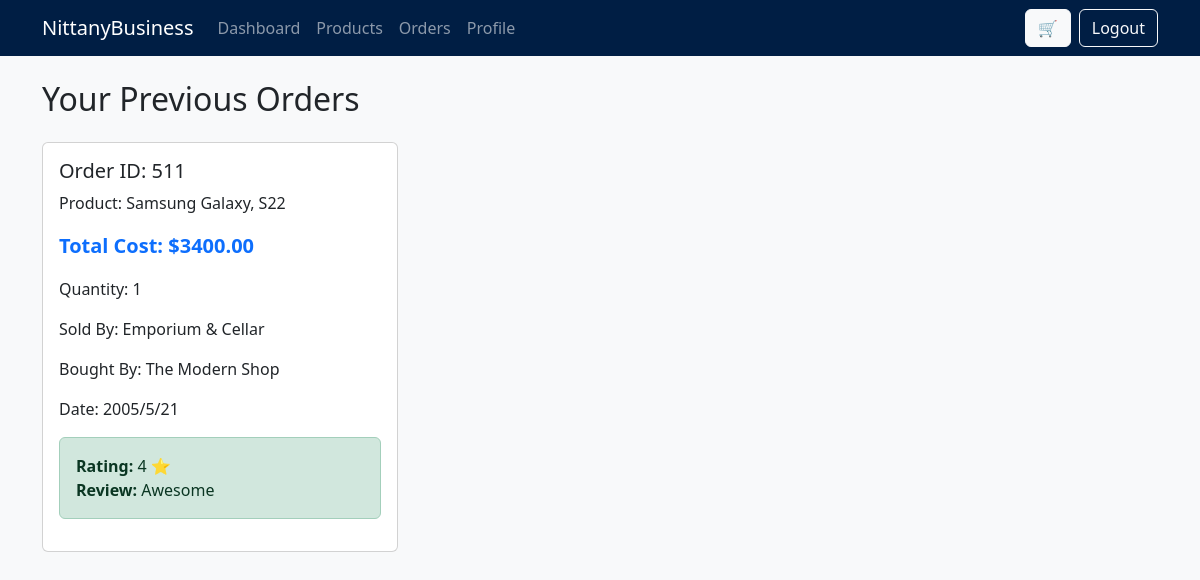
Screenshot of /orders (signed in) with the database file from the repository.
### tables this page shows
CREATE TABLE Orders (
            order_id INTEGER PRIMARY KEY AUTOINCREMENT,
            seller_email TEXT NOT NULL,
            buyer_email TEXT NOT NULL,
            listing_id INTEGER NOT NULL,
            date DATE NOT NULL,
            quantity INTEGER NOT NULL,
            payment INTEGER NOT NULL,
            FOREIGN KEY (seller_email) REFERENCES Sellers (email) ON UPDATE CASCADE,
            FOREIGN KEY (buyer_email) REFERENCES Buyers (email) ON UPDATE CASCADE,
            FOREIGN KEY (listing_id) REFERENCES ProductListings (listing_id)
        );

CREATE TABLE ProductListings (
            seller_email TEXT,
            listing_id INTEGER,
            category TEXT NOT NULL,
            product_title TEXT NOT NULL,
            product_name TEXT NOT NULL,
            product_description TEXT NOT NULL,
            quantity INTEGER NOT NULL,
            product_price INTEGER NOT NULL,
            status INTEGER NOT NULL,
            PRIMARY KEY (seller_email, listing_id),
            FOREIGN KEY (seller_email) REFERENCES Sellers (email) ON UPDATE CASCADE,
            FOREIGN KEY (category) REFERENCES Categories (category_name)
        );

CREATE TABLE Sellers (
            email TEXT PRIMARY KEY,
            business_name TEXT NOT NULL,
            business_address_id TEXT NOT NULL,
            bank_routing_number INTEGER NOT NULL,
            bank_account_number INTEGER NOT NULL,
            balance INTEGER NOT NULL,
            FOREIGN KEY (email) REFERENCES Users (email) ON UPDATE CASCADE,
            FOREIGN KEY (business_address_id) REFERENCES Address (address_id)
        );

CREATE TABLE Buyers (
            email TEXT PRIMARY KEY,
            business_name TEXT NOT NULL,
            buyer_address_id TEXT NOT NULL,
            FOREIGN KEY (email) REFERENCES Users (email) ON UPDATE CASCADE,
            FOREIGN KEY (buyer_address_id) REFERENCES Address (address_id)
        );

CREATE TABLE Reviews (
            order_id INTEGER PRIMARY KEY,
            review_desc TEXT,
            rating INTEGER NOT NULL,
            FOREIGN KEY (order_id) REFERENCES Orders (order_id)
        );

### V1/nittany-business/app.py (the view)
@app.route('/orders')
def orders():
    user = session.get('user', {})
    connection = sql.connect(DATABASE)
    cursor = connection.cursor()
    cursor.execute('''
        SELECT *
        FROM Orders O
        WHERE buyer_email = ?
        ORDER BY date DESC
    ''', (user['id'],))
    attributes = ['order_id', 'seller_email', 'buyer_email', 'listing_id', 'date', 'quantity', 'payment']
    orders = [dict(zip(attributes, row)) for row in cursor.fetchall()]
    for order in orders:
        cursor.execute('''
            SELECT business_name
            FROM Sellers
            WHERE email = ?
        ''', (order['seller_email'],))
        seller = cursor.fetchone()
        order['seller_name'] = seller[0] if seller else 'Unknown Seller'
        cursor.execute('''
            SELECT business_name
            FROM Buyers
            WHERE email = ?
        ''', (order['buyer_email'],))
        buyer = cursor.fetchone()
        order['buyer_name'] = buyer[0] if buyer else 'Unknown Buyer'
        cursor.execute('''
            SELECT product_title, product_name
            FROM ProductListings
            WHERE listing_id = ?
        ''', (order['listing_id'],))
        product = cursor.fetchone()
        if product:
            order['product_title'] = product[0]
            order['product_name'] = product[1]
        else:
            order['product_title'] = 'Unknown Title'
            order['product_name'] = 'Unknown Product'
        cursor.execute('''
            SELECT review_desc, rating
            FROM Reviews
            WHERE order_id = ?
        ''', (order['order_id'],))
        review = cursor.fetchone()
        if review:
            order['has_review'] = True
            order['review_desc'] = review[0]
            order['rating'] = review[1]
        else:
            order['has_review'] = False
    connection.close()
    return render_template('orders.html',
                           user=user,
                           orders=orders
                           )

### V1/nittany-business/templates/orders.html (shortened to what this page needs)
<!DOCTYPE html>
<html lang="en">
<head>
    <link href="https://cdn.jsdelivr.net/npm/bootstrap@5.3.0/dist/css/bootstrap.min.css" rel="stylesheet">
    <link rel="stylesheet" href="{{ url_for('static', filename='css/styles.css') }}">
</head>
<body>
    {% include 'navbar.html' %}
    <div class="container mt-4">
        <h2 class="mb-4">Your Previous Orders</h2>
        <div class="row row-cols-1 row-cols-md-3 g-4">
            {% for order in orders %}
            <div class="col">
                <div class="card order-card">
                    <div class="card-body">
                        <h5 class="card-title">Order ID: {{ order.order_id }}</h5>
                        <p class="product_name">Product: {{ order.product_title }}, {{ order.product_name }}</p>
                        <p class="product-price">Total Cost: ${{ "%.2f"|format(order.payment) }}</p>
                        <p class="card-text order-description">Quantity: {{ order.quantity }}</p>
                        <p class="soldby">Sold By: {{ order.seller_name }}</p>
                        <p class="boughtby">Bought By: {{ order.buyer_name }}</p>
                        <p class="tag">Date: {{ order.date }}</p>
                        <div class="d-grid gap-2 mt-3">
                            {% if order.has_review %}
                                <div class="alert alert-success">
                                    <strong>Rating:</strong> {{ order.rating }} ⭐<br>
                                    <strong>Review:</strong> {{ order.review_desc }}
                                </div>
                            {% else %}
                                <a href="{{ url_for('leave_review', order_id=order.order_id) }}" class="btn btn-warning">Leave a Review</a>
                            {% endif %}
                        </div>
                    </div>
                </div>
            </div>
            {% endfor %}
        </div>
    </div>
</body>
</html>

### V1/nittany-business/templates/navbar.html (shortened to what this page needs)
<nav class="navbar navbar-expand-lg navbar-dark" style="background-color: #001E44;">
    <div class="container">
        <a class="navbar-brand" href="#">NittanyBusiness</a>
        <div class="collapse navbar-collapse" id="navbarNav">
            <ul class="navbar-nav me-auto">
                <li class="nav-item">
                    <a class="nav-link" href="{{ url_for('dashboard') }}">Dashboard</a>
                </li>
                {% if user.type == 'Buyer'%}
                    <li class="nav-item">
                        <a class="nav-link" href="{{ url_for('products') }}">Products</a>
                    </li>
                {% endif %}
                {% if user.type == 'Buyer' or user.type == 'Seller' %}
                    <li class="nav-item">
                        <a class="nav-link" href="{{ url_for('orders') }}">Orders</a>
                    </li>
                {% endif %}
                <li class="Profile">
                    <a class="nav-link" href="{{ url_for('profile') }}">Profile</a>
                </li>
            </ul>
            <div class="d-flex align-items-center">
                <a href="{{ url_for('cart') }}" class="btn btn-light position-relative me-2">
                    🛒
                </a>
                <a href="{{ url_for('logout') }}" class="btn btn-outline-light">Logout</a>
            </div>
        </div>
    </div>
</nav>

### V1/nittany-business/static/css/styles.css (style rules this page uses)
body { font-family: "Segoe UI", Tahoma, Geneva, Verdana, sans-serif; background-color: #f8f9fa; }
.product-price { font-size: 1.25rem; font-weight: bold; color: #0d6efd; }

### rows the page displays
Orders: order_id "511", payment "3400.00", date "2005/5/21"
ProductListings: product_title "Samsung Galaxy", product_name "S22"
Sellers: seller_name "Emporium & Cellar"
Buyers: buyer_name "The Modern Shop"
Reviews: review_desc "Awesome"

### other values shown
{{ order.quantity }} "1"
{{ order.rating }} "4"
